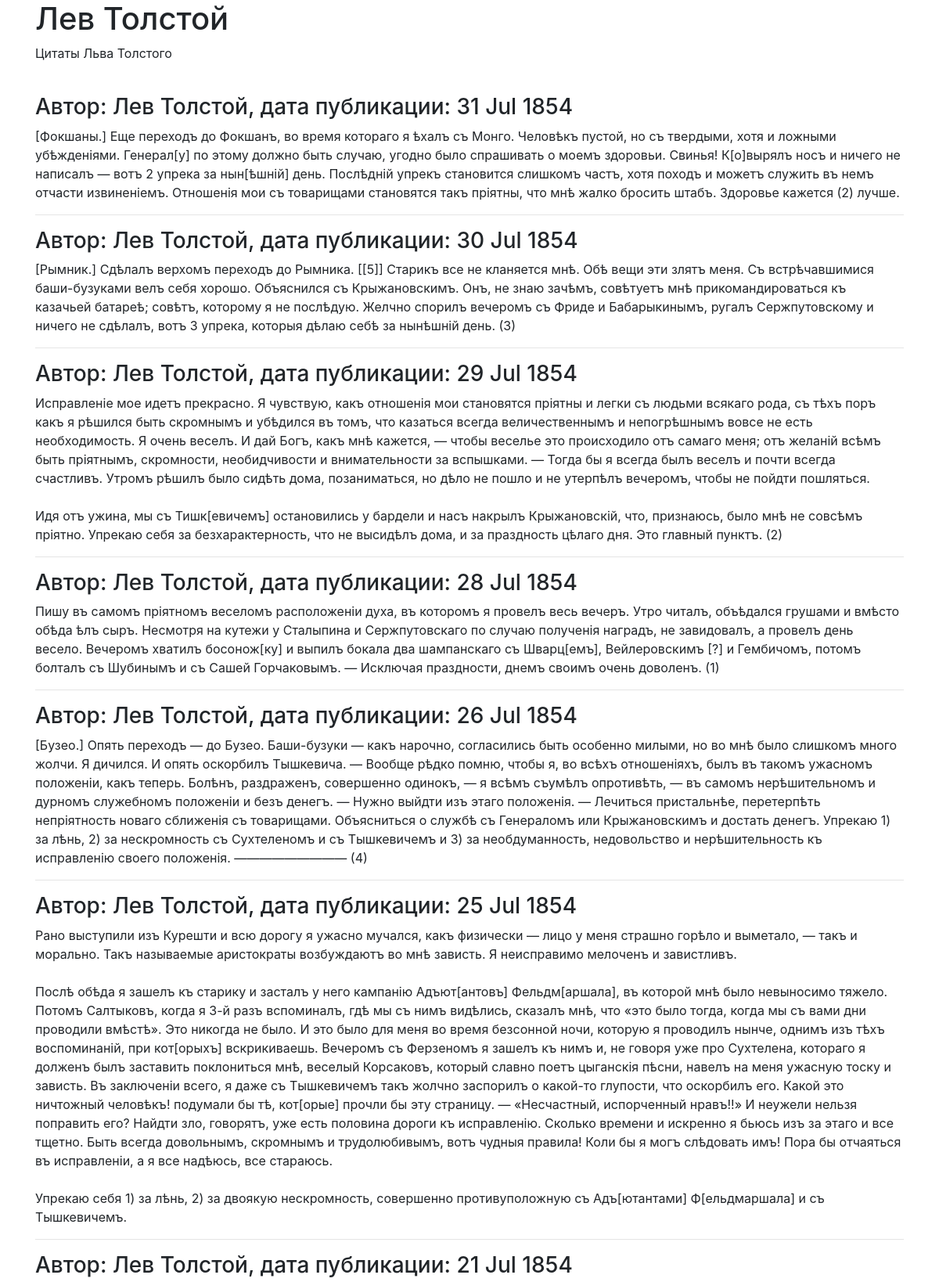
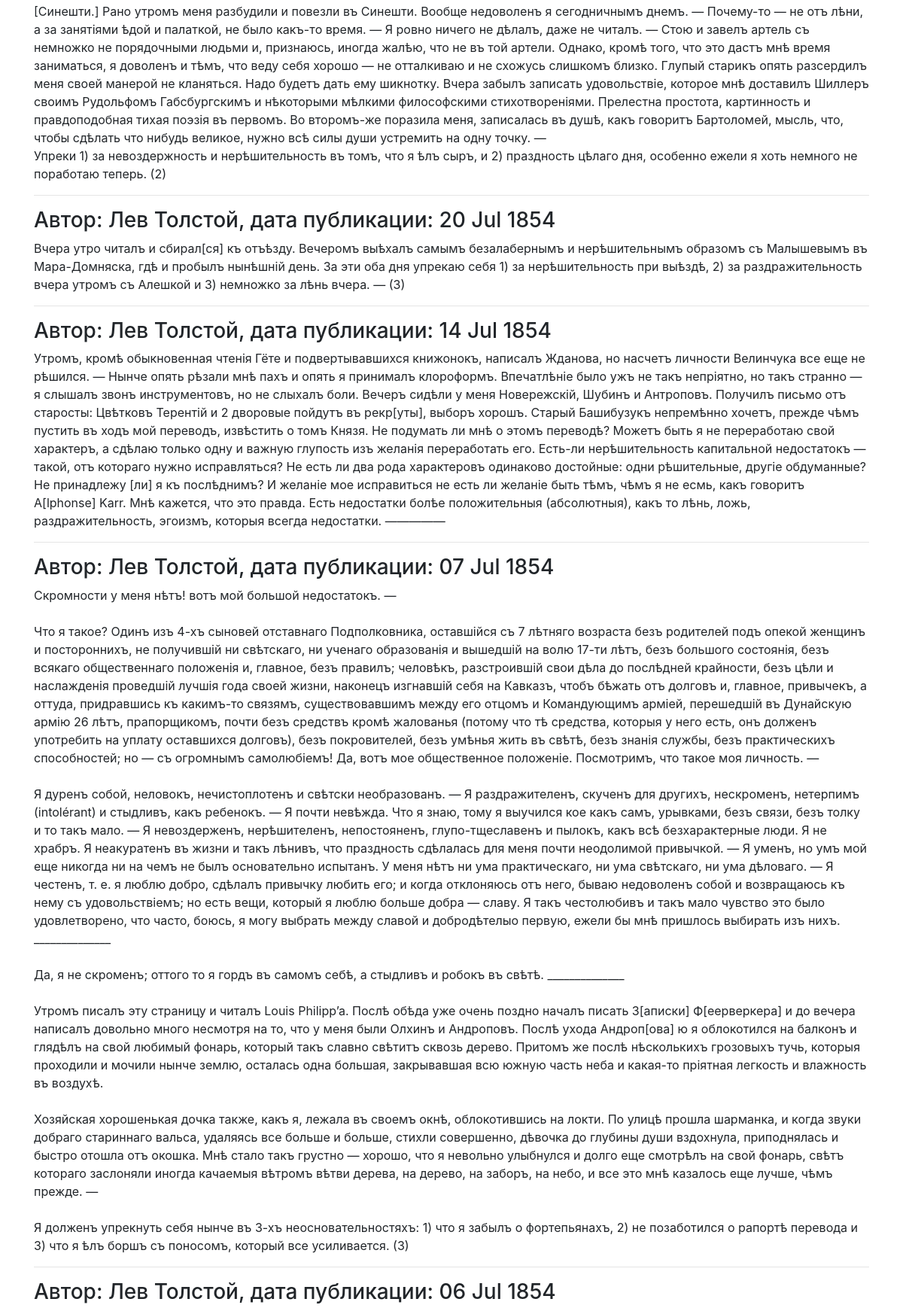
Screenshot of /group/lev/ (upper part) with the database file from the repository (2 pictures, top to bottom).
### posts/models.py (models this page shows)
class Group(models.Model):
    title = models.CharField(max_length=50)
    slug = models.SlugField(unique=True)
    description = models.TextField()
    def __str__(self) -> str:
        return self.title

class Post(models.Model):
    text = models.TextField()
    pub_date = models.DateTimeField("date published", auto_now_add=True)
    author = models.ForeignKey(User, on_delete=models.CASCADE, related_name="posts")
    group = models.ForeignKey('Group', blank=True, null=True, on_delete=models.PROTECT)

### posts/views.py (the view)
# urls.py: path('group/<slug>/', views.group_posts, name='group_posts'),
def group_posts(request, slug):
    group = get_object_or_404(Group, slug=slug)
    posts = Post.objects.filter(group=group).order_by('-pub_date')[:12]
    return render(request, 'group.html', {'group': group, 'posts': posts})

### templates/group.html (shortened to what this page needs)
{% extends "base.html" %}
{% block header %}{{ group }}{% endblock %}
{% block content %}
<p>{{ group.description }}</p>
<br>
    {% for post in posts %}
    <h3>
        Автор: {{ post.author.get_full_name }}, дата публикации: {{ post.pub_date|date:'d M Y' }}
    </h3>
    <p>{{ post.text|linebreaksbr }}</p>
    {% if not forloop.last %}<hr>{% endif %}
    {% endfor %}
    {% endblock %}

### rows the page displays
Group: title "Лeв Толстой", description "Цитаты Льва Толстого"
Post: author.get_full_name "Лев Толстой", pub_date "31 Jul 1854", text "[Фокшаны.] Еще переходъ до Фокшанъ, во время котораго я ѣхалъ съ Монго. Человѣкъ пустой, но съ твердыми, хотя и ложными убѣжденіями. Генерал[у] по этому должно быть случаю, угодно было спрашивать о моемъ здоровьи. Свинья! К[о]вырялъ носъ и ничего не написалъ — вотъ 2 упрека за нын[ѣшній] день. Послѣдній упрекъ становится слишкомъ частъ, хотя походъ и можетъ служить въ немъ отчасти извиненіемъ. Отношенія мои съ товарищами становятся такъ пріятны, что мнѣ жалко бросить штабъ. Здоровье кажется (2) лучше."
Post: author.get_full_name "Лев Толстой", pub_date "30 Jul 1854", text "[Рымник.] Сдѣлалъ верхомъ переходъ до Рымника. [[5]] Старикъ все не кланяется мнѣ. Обѣ вещи эти злятъ меня. Съ встрѣчавшимися баши-бузуками велъ себя хорошо. Объяснился съ Крыжановскимъ. Онъ, не знаю зачѣмъ, совѣтуетъ мнѣ прикомандироваться къ казачьей батареѣ; совѣтъ, которому я не послѣдую. Желчно спорилъ вечеромъ съ Фриде и Бабарыкинымъ, ругалъ Сержпутовскому и ничего не сдѣлалъ, вотъ 3 упрека, которыя дѣлаю себѣ за нынѣшній день. (3)"
Post: author.get_full_name "Лев Толстой", pub_date "29 Jul 1854", text "Исправленіе мое идетъ прекрасно. Я чувствую, какъ отношенія мои становятся пріятны и легки съ людьми всякаго рода, съ тѣхъ поръ какъ я рѣшился быть скромнымъ и убѣдился въ томъ, что казаться всегда величественнымъ и непогрѣшнымъ вовсе не есть необходимость. Я очень веселъ. И дай Богъ, какъ мнѣ кажется, — чтобы веселье это происходило отъ самаго меня; отъ желаній всѣмъ быть пріятнымъ, скромности, необидчивости и внимательности за вспышками. — Тогда бы я всегда былъ веселъ и почти всегда счастливъ. Утромъ рѣшилъ было сидѣть дома, позаниматься, но дѣло не пошло и не утерпѣлъ вечеромъ, чтобы не пойдти пошляться. Идя отъ ужина, мы съ Тишк[евичемъ] остановились у бардели и насъ накрылъ…"
Post: author.get_full_name "Лев Толстой", pub_date "28 Jul 1854", text "Пишу въ самомъ пріятномъ веселомъ расположеніи духа, въ которомъ я провелъ весь вечеръ. Утро читалъ, объѣдался грушами и вмѣсто обѣда ѣлъ сыръ. Несмотря на кутежи у Сталыпина и Сержпутовскаго по случаю полученія наградъ, не завидовалъ, а провелъ день весело. Вечеромъ хватилъ босонож[ку] и выпилъ бокала два шампанскаго съ Шварц[емъ], Вейлеровскимъ [?] и Гембичомъ, потомъ болталъ съ Шубинымъ и съ Сашей Горчаковымъ. — Исключая праздности, днемъ своимъ очень доволенъ. (1)"
Post: author.get_full_name "Лев Толстой", pub_date "26 Jul 1854", text "[Бузео.] Опять переходъ — до Бузео. Баши-бузуки — какъ нарочно, согласились быть особенно милыми, но во мнѣ было слишкомъ много жолчи. Я дичился. И опять оскорбилъ Тышкевича. — Вообще рѣдко помню, чтобы я, во всѣхъ отношеніяхъ, былъ въ такомъ ужасномъ положеніи, какъ теперь. Болѣнъ, раздраженъ, совершенно одинокъ, — я всѣмъ съумѣлъ опротивѣть, — въ самомъ нерѣшительномъ и дурномъ служебномъ положеніи и безъ денегъ. — Нужно выйдти изъ этаго положенія. — Лечиться пристальнѣе, перетерпѣть непріятность новаго сближенія съ товарищами. Объясниться о службѣ съ Генераломъ или Крыжановскимъ и достать денегъ. Упрекаю 1) за лѣнь, 2) за нескромность съ Сухтеленомъ и съ Тышкевичемъ и 3) за…"
Post: author.get_full_name "Лев Толстой", pub_date "25 Jul 1854", text "Рано выступили изъ Курешти и всю дорогу я ужасно мучался, какъ физически — лицо у меня страшно горѣло и выметало, — такъ и морально. Такъ называемые аристократы возбуждаютъ во мнѣ зависть. Я неисправимо мелоченъ и завистливъ. Послѣ обѣда я зашелъ къ старику и засталъ у него кампанію Адъют[антовъ] Фельдм[аршала], въ которой мнѣ было невыносимо тяжело. Потомъ Салтыковъ, когда я 3-й разъ вспоминалъ, гдѣ мы съ нимъ видѣлись, сказалъ мнѣ, что «это было тогда, когда мы съ вами дни проводили вмѣстѣ». Это никогда не было. И это было для меня во время безсонной ночи, которую я проводилъ нынче, однимъ изъ тѣхъ воспоминаній, при кот[орыхъ] вскрикиваешь. Вечеромъ съ Ферзеномъ я зашелъ къ нимъ и, не…"
Post: author.get_full_name "Лев Толстой", pub_date "21 Jul 1854", text "[Синешти.] Рано утромъ меня разбудили и повезли въ Синешти. Вообще недоволенъ я сегодничнымъ днемъ. — Почему-то — не отъ лѣни, а за занятіями ѣдой и палаткой, не было какъ-тο время. — Я ровно ничего не дѣлалъ, даже не читалъ. — Стою и завелъ артель съ немножко не порядочными людьми и, признаюсь, иногда жалѣю, что не въ той артели. Однако, кромѣ того, что это дастъ мнѣ время заниматься, я доволенъ и тѣмъ, что веду себя хорошо — не отталкиваю и не схожусь слишкомъ близко. Глупый старикъ опять разсердилъ меня своей манерой не кланяться. Надо будетъ дать ему шикнотку. Вчера забылъ записать удовольствіе, которое мнѣ доставилъ Шиллеръ своимъ Рудольфомъ Габсбургскимъ и нѣкоторыми мѣлкими…"
Post: author.get_full_name "Лев Толстой", pub_date "20 Jul 1854", text "Вчера утро читалъ и сбирал[ся] къ отъѣзду. Вечеромъ выѣхалъ самымъ безалабернымъ и нерѣшительнымъ образомъ съ Малышевымъ въ Мара-Домняска, гдѣ и пробылъ нынѣшній день. За эти оба дня упрекаю себя 1) за нерѣшительность при выѣздѣ, 2) за раздражительность вчера утромъ съ Алешкой и 3) немножко за лѣнь вчера. — (3)"
Post: author.get_full_name "Лев Толстой", pub_date "14 Jul 1854", text "Утромъ, кромѣ обыкновенная чтенія Гёте и подвертывавшихся книжонокъ, написалъ Жданова, но насчетъ личности Велинчука все еще не рѣшился. — Нынче опять рѣзали мнѣ пахъ и опять я принималъ клороформъ. Впечатлѣніе было ужъ не такъ непріятно, но такъ странно — я слышалъ звонъ инструментовъ, но не слыхалъ боли. Вечеръ сидѣли у меня Новережскій, Шубинъ и Антроповъ. Получилъ письмо отъ старосты: Цвѣтковъ Терентій и 2 дворовые пойдутъ въ рекр[уты], выборъ хорошъ. Старый Башибузукъ непремѣнно хочетъ, прежде чѣмъ пустить въ ходъ мой переводъ, извѣстить о томъ Князя. Не подумать ли мнѣ о этомъ переводѣ? Можетъ быть я не переработаю свой характеръ, a сдѣлаю только одну и важную глупость изъ желанія…"
Post: author.get_full_name "Лев Толстой", pub_date "07 Jul 1854", text "Скромности у меня нѣтъ! вотъ мой большой недостатокъ. — Что я такое? Одинъ изъ 4-хъ сыновей отставнаго Подполковника, оставшійся съ 7 лѣтняго возраста безъ родителей подъ опекой женщинъ и постороннихъ, не получившій ни свѣтскаго, ни ученаго образованія и вышедшій на волю 17-ти лѣтъ, безъ большого состоянія, безъ всякаго общественнаго положенія и, главное, безъ правилъ; человѣкъ, разстроившій свои дѣла до послѣдней крайности, безъ цѣли и наслажденія проведшій лучшія года своей жизни, наконецъ изгнавшій себя на Кавказъ, чтобъ бѣжать отъ долговъ и, главное, привычекъ, а оттуда, придравшись къ какимъ-то связямъ, существовавшимъ между его отцомъ и Командующимъ арміей, перешедшій въ Дунайскую…"
Post: author.get_full_name "Лев Толстой", pub_date "06 Jul 1854"
